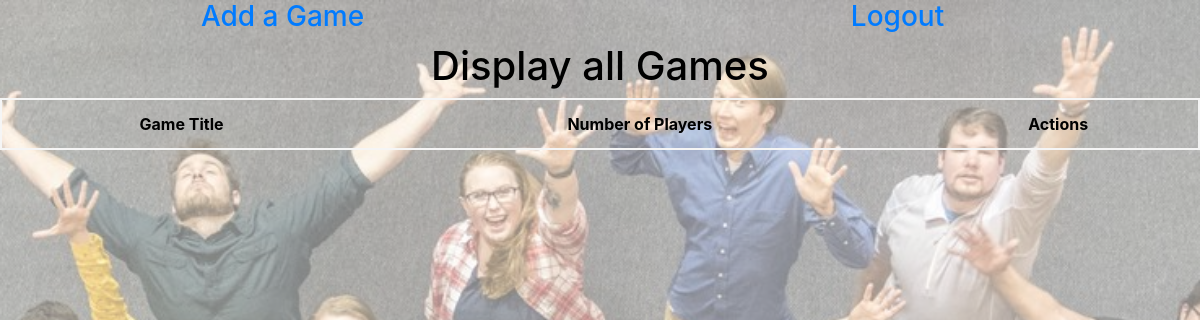
Before: /games/ with the older database file.
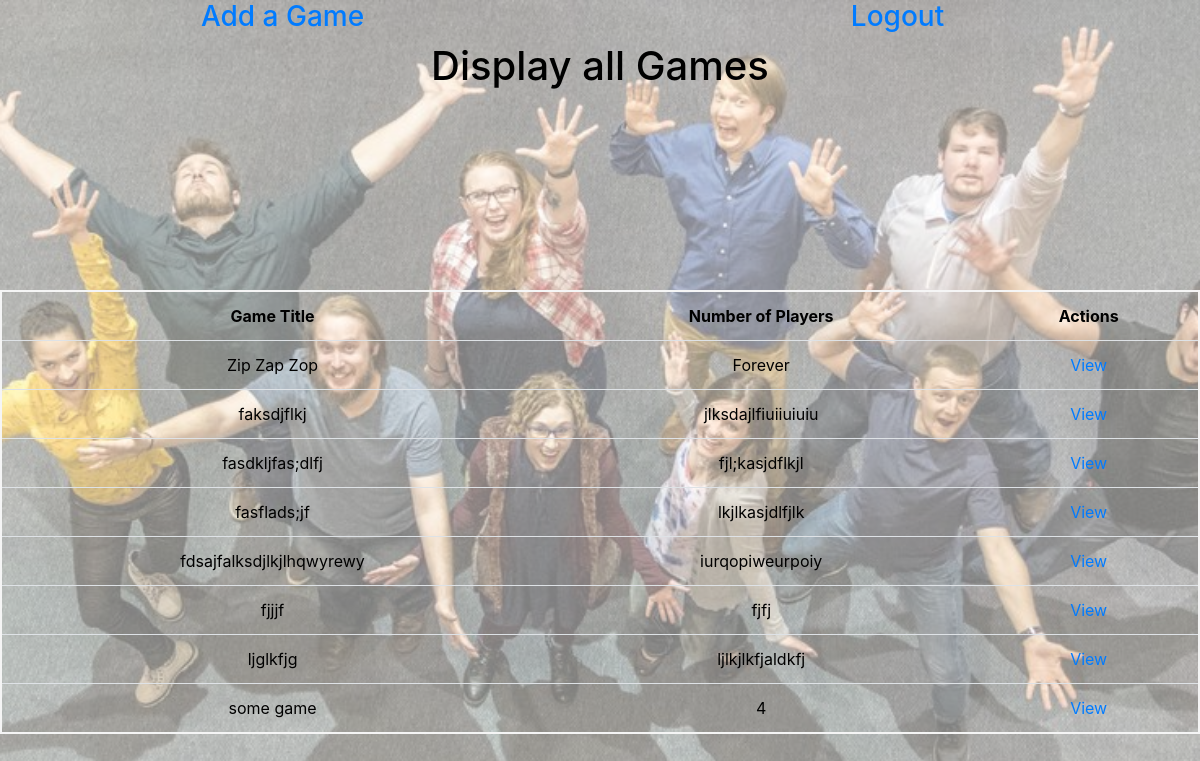
After: the same page with the newer database file.
### games/models.py (models this page shows)
class Game(models.Model):
    game_name = models.TextField()
    number_of_players = models.TextField()
    instructions = models.TextField()
    creator = models.ForeignKey(User, related_name = 'games', on_delete = models.CASCADE)
    created_at = models.DateTimeField(auto_now_add = True)
    updated_at = models.DateTimeField(auto_now = True)
    objects = GameManager()

### games/views.py (the view)
# urls.py: path('', views.games_index),
def games_index(request):
    context = {
        'all_games': Game.objects.all().order_by("game_name")
    }
    return render(request, 'games_index.html', context)

### games/templates/games_index.html (shortened to what this page needs)
<!DOCTYPE html>
<html lang="en">
<head>
    {% load static %}
    <link rel="stylesheet" href="https://stackpath.bootstrapcdn.com/bootstrap/4.3.1/css/bootstrap.min.css"
>
        <link rel="stylesheet" href="{% static 'css/games_index_style.css' %}">
</head>
<body>
    <div class='row'>
        <div class='col'>
            <h3><a href='/games/add_game'>Add a Game</a></h3>
        </div>
        <div class='col'>
            <h3><a href='/logout'>Logout</a></h3>
        </div>
    </div>
    <div class='row'>
        <div class='col'>
            <h1>Display all Games</h1>
        </div>
    </div>
    <div class='row'>
        <div class='col'>
            <table class='table'>
                <tr>
                    <th>Game Title</th>
                    <th>Number of Players</th>
                    <th>Actions</th>
                </tr>
                {% for game in all_games %}
                <tr>
                    <td>{{ game.game_name }}</td><br>
                    <td>{{ game.number_of_players }}</td>
                    <td><a href='/games/{{ game.id }}/view'>View </a>
                </tr>
                {% endfor %}
            </table>
        </div>
    </div>
</body>
</html>

### games/static/css/games_index_style.css (style rules this page uses)
* { color: rgb(0, 0, 0); text-align: center; text-decoration: none; }
body::after { content: ""; background-image:url('../img/improv+troupe.jpg'); background-repeat: no-repeat; background-position: center; background-size: cover; background-attachment: scroll; opacity: 0.5; top: 0; left: 0; bottom: 0; right: 0; position: fixed; z-index: -1; }
h3 { margin-right: 20px; }
table { border: 2px solid whitesmoke; text-shadow: black; }

Changed rows visible on the page:
added Game: game_name "Zip Zap Zop", number_of_players "Forever"
added Game: game_name "faksdjflkj", number_of_players "jlksdajlfiuiiuiuiu"
added Game: game_name "fasdkljfas;dlfj", number_of_players "fjl;kasjdflkjl"
added Game: game_name "fasflads;jf", number_of_players "lkjlkasjdlfjlk"
added Game: game_name "fdsajfalksdjlkjlhqwyrewy", number_of_players "iurqopiweurpoiy"
added Game: game_name "fjjjf", number_of_players "fjfj"
added Game: game_name "ljglkfjg", number_of_players "ljlkjlkfjaldkfj"
added Game: game_name "some game", number_of_players "4"
